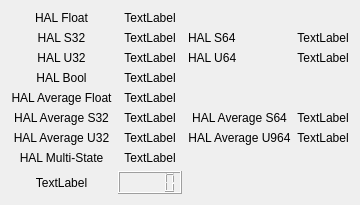
      <widget class="QWidget" name="tab_6">
       <attribute name="title">
        <string>Labels</string>
       </attribute>
       <layout class="QGridLayout" name="gridLayout_11">
        <item row="3" column="1">
         <widget class="QLabel" name="label_34">
          <property name="text">
           <string>TextLabel</string>
          </property>
          <property name="alignment">
           <set>Qt::AlignCenter</set>
          </property>
          <property name="function" stdset="0">
           <string>hal_pin</string>
          </property>
          <property name="pin_name" stdset="0">
           <string>hal-bool-lb</string>
          </property>
          <property name="hal_type" stdset="0">
           <string>HAL_BIT</string>
          </property>
          <property name="true_text" stdset="0">
           <string>On</string>
          </property>
          <property name="false_text" stdset="0">
           <string>Off</string>
          </property>
         </widget>
        </item>
        <item row="8" column="0">
         <widget class="QLabel" name="label_35">
          <property name="text">
           <string>TextLabel</string>
          </property>
          <property name="alignment">
           <set>Qt::AlignCenter</set>
          </property>
         </widget>
        </item>
        <item row="0" column="1">
         <widget class="QLabel" name="label_27">
          <property name="text">
           <string>TextLabel</string>
          </property>
          <property name="alignment">
           <set>Qt::AlignCenter</set>
          </property>
          <property name="function" stdset="0">
           <string>hal_pin</string>
          </property>
          <property name="pin_name" stdset="0">
           <string>hal-float-lb</string>
          </property>
          <property name="hal_type" stdset="0">
           <string>HAL_FLOAT</string>
          </property>
         </widget>
        </item>
        <item row="6" column="0">
         <widget class="QLabel" name="label_43">
          <property name="text">
           <string>HAL Average U32</string>
          </property>
          <property name="alignment">
           <set>Qt::AlignCenter</set>
          </property>
         </widget>
        </item>
        <item row="5" column="0">
         <widget class="QLabel" name="label_39">
          <property name="text">
           <string>HAL Average S32</string>
          </property>
          <property name="alignment">
           <set>Qt::AlignCenter</set>
          </property>
         </widget>
        </item>
        <item row="1" column="0">
         <widget class="QLabel" name="label_28">
          <property name="text">
           <string>HAL S32</string>
          </property>
          <property name="alignment">
           <set>Qt::AlignCenter</set>
          </property>
         </widget>
        </item>
        <item row="7" column="0">
         <widget class="QLabel" name="label_38">
          <property name="text">
           <string>HAL Multi-State</string>
          </property>
          <property name="alignment">
           <set>Qt::AlignCenter</set>
          </property>
         </widget>
        </item>
        <item row="8" column="1">
         <widget class="QLCDNumber" name="lcdNumber_2"/>
        </item>
        <item row="1" column="2">
         <widget class="QLabel" name="label_21">
          <property name="text">
           <string>HAL S64</string>
          </property>
         </widget>
        </item>
        <item row="4" column="1">
         <widget class="QLabel" name="label_40">
          <property name="text">
           <string>TextLabel</string>
          </property>
          <property name="alignment">
           <set>Qt::AlignCenter</set>
          </property>
          <property name="function" stdset="0">
           <string>hal_avr_f</string>
          </property>
          <property name="pin_name" stdset="0">
           <string>hal-avr-float-lb</string>
          </property>
         </widget>
        </item>
        <item row="1" column="1">
         <widget class="QLabel" name="label_29">
          <property name="text">
           <string>TextLabel</string>
          </property>
          <property name="alignment">
           <set>Qt::AlignCenter</set>
          </property>
          <property name="function" stdset="0">
           <string>hal_pin</string>
          </property>
          <property name="pin_name" stdset="0">
           <string>hal-s32-lb</string>
          </property>
          <property name="hal_type" stdset="0">
           <string>HAL_S32</string>
          </property>
         </widget>
        </item>
        <item row="5" column="1">
         <widget class="QLabel" name="label_41">
          <property name="text">
           <string>TextLabel</string>
          </property>
          <property name="alignment">
           <set>Qt::AlignCenter</set>
          </property>
          <property name="function" stdset="0">
           <string>hal_avr_i</string>
          </property>
          <property name="pin_name" stdset="0">
           <string>hal-avr-s32-lb</string>
          </property>
          <property name="hal_type" stdset="0">
           <string>HAL_S32</string>
          </property>
         </widget>
        </item>
        <item row="2" column="1">
         <widget class="QLabel" name="label_31">
          <property name="text">
           <string>TextLabel</string>
          </property>
          <property name="alignment">
           <set>Qt::AlignCenter</set>
          </property>
          <property name="function" stdset="0">
           <string>hal_pin</string>
          </property>
          <property name="pin_name" stdset="0">
           <string>hal-u32-lb</string>
          </property>
          <property name="hal_type" stdset="0">
           <string>HAL_U32</string>
          </property>
         </widget>
        </item>
        <item row="4" column="0">
         <widget class="QLabel" name="label_37">
          <property name="text">
           <string>HAL Average Float</string>
          </property>
          <property name="alignment">
           <set>Qt::AlignCenter</set>
          </property>
         </widget>
        </item>
        <item row="2" column="0">
         <widget class="QLabel" name="label_30">
          <property name="text">
           <string>HAL U32</string>
          </property>
          <property name="alignment">
           <set>Qt::AlignCenter</set>
          </property>
         </widget>
        </item>
        <item row="0" column="0">
         <widget class="QLabel" name="label_26">
          <property name="text">
           <string>HAL Float</string>
          </property>
          <property name="alignment">
           <set>Qt::AlignCenter</set>
          </property>
         </widget>
        </item>
        <item row="7" column="1">
         <widget class="QLabel" name="label_42">
          <property name="text">
           <string>TextLabel</string>
          </property>
          <property name="alignment">
           <set>Qt::AlignCenter</set>
          </property>
          <property name="function" stdset="0">
           <string>hal_msl</string>
          </property>
          <property name="pin_name" stdset="0">
           <string>hal-msl-lb</string>
          </property>
          <property name="text_0" stdset="0">
           <string>Text 0</string>
          </property>
          <property name="text_5" stdset="0">
           <string>Text 5</string>
          </property>
          <property name="text_10" stdset="0">
           <string>Text 10</string>
          </property>
         </widget>
        </item>
        <item row="3" column="0">
         <widget class="QLabel" name="label_33">
          <property name="text">
           <string>HAL Bool</string>
          </property>
          <property name="alignment">
           <set>Qt::AlignCenter</set>
          </property>
         </widget>
        </item>
        <item row="6" column="1">
         <widget class="QLabel" name="label_44">
          <property name="text">
           <string>TextLabel</string>
          </property>
          <property name="alignment">
           <set>Qt::AlignCenter</set>
          </property>
          <property name="function" stdset="0">
           <string>hal_avr_i</string>
          </property>
          <property name="pin_name" stdset="0">
           <string>hal-avr-u32-lb</string>
          </property>
          <property name="hal_type" stdset="0">
           <string>HAL_U32</string>
          </property>
         </widget>
        </item>
        <item row="1" column="3">
         <widget class="QLabel" name="label_55">
          <property name="text">
           <string>TextLabel</string>
          </property>
          <property name="alignment">
           <set>Qt::AlignCenter</set>
          </property>
          <property name="function" stdset="0">
           <string>hal_pin</string>
          </property>
          <property name="pin_name" stdset="0">
           <string>hal-s64-lb</string>
          </property>
          <property name="hal_type" stdset="0">
           <string>HAL_S64</string>
          </property>
         </widget>
        </item>
        <item row="2" column="2">
         <widget class="QLabel" name="label_56">
          <property name="text">
           <string>HAL U64</string>
          </property>
         </widget>
        </item>
        <item row="2" column="3">
         <widget class="QLabel" name="label_57">
          <property name="text">
           <string>TextLabel</string>
          </property>
          <property name="alignment">
           <set>Qt::AlignCenter</set>
          </property>
          <property name="function" stdset="0">
           <string>hal_pin</string>
          </property>
          <property name="pin_name" stdset="0">
           <string>hal-u64-lb</string>
          </property>
          <property name="hal_type" stdset="0">
           <string>HAL_U64</string>
          </property>
         </widget>
        </item>
        <item row="5" column="2">
         <widget class="QLabel" name="label_58">
          <property name="text">
           <string>HAL Average S64</string>
          </property>
          <property name="alignment">
           <set>Qt::AlignCenter</set>
          </property>
         </widget>
        </item>
        <item row="6" column="2">
         <widget class="QLabel" name="label_59">
          <property name="text">
           <string>HAL Average U964</string>
          </property>
          <property name="alignment">
           <set>Qt::AlignCenter</set>
          </property>
         </widget>
        </item>
        <item row="5" column="3">
         <widget class="QLabel" name="label_60">
          <property name="text">
           <string>TextLabel</string>
          </property>
          <property name="alignment">
           <set>Qt::AlignCenter</set>
          </property>
          <property name="function" stdset="0">
           <string>hal_avr_i</string>
          </property>
          <property name="pin_name" stdset="0">
           <string>hal-avr-s64-lb</string>
          </property>
          <property name="hal_type" stdset="0">
           <string>HAL_S64</string>
          </property>
         </widget>
        </item>
        <item row="6" column="3">
         <widget class="QLabel" name="label_61">
          <property name="text">
           <string>TextLabel</string>
          </property>
          <property name="alignment">
           <set>Qt::AlignCenter</set>
          </property>
          <property name="function" stdset="0">
           <string>hal_avr_i</string>
          </property>
          <property name="pin_name" stdset="0">
           <string>hal-avr-u64-lb</string>
          </property>
          <property name="hal_type" stdset="0">
           <string>HAL_U64</string>
          </property>
         </widget>
        </item>
       </layout>
      </widget>
